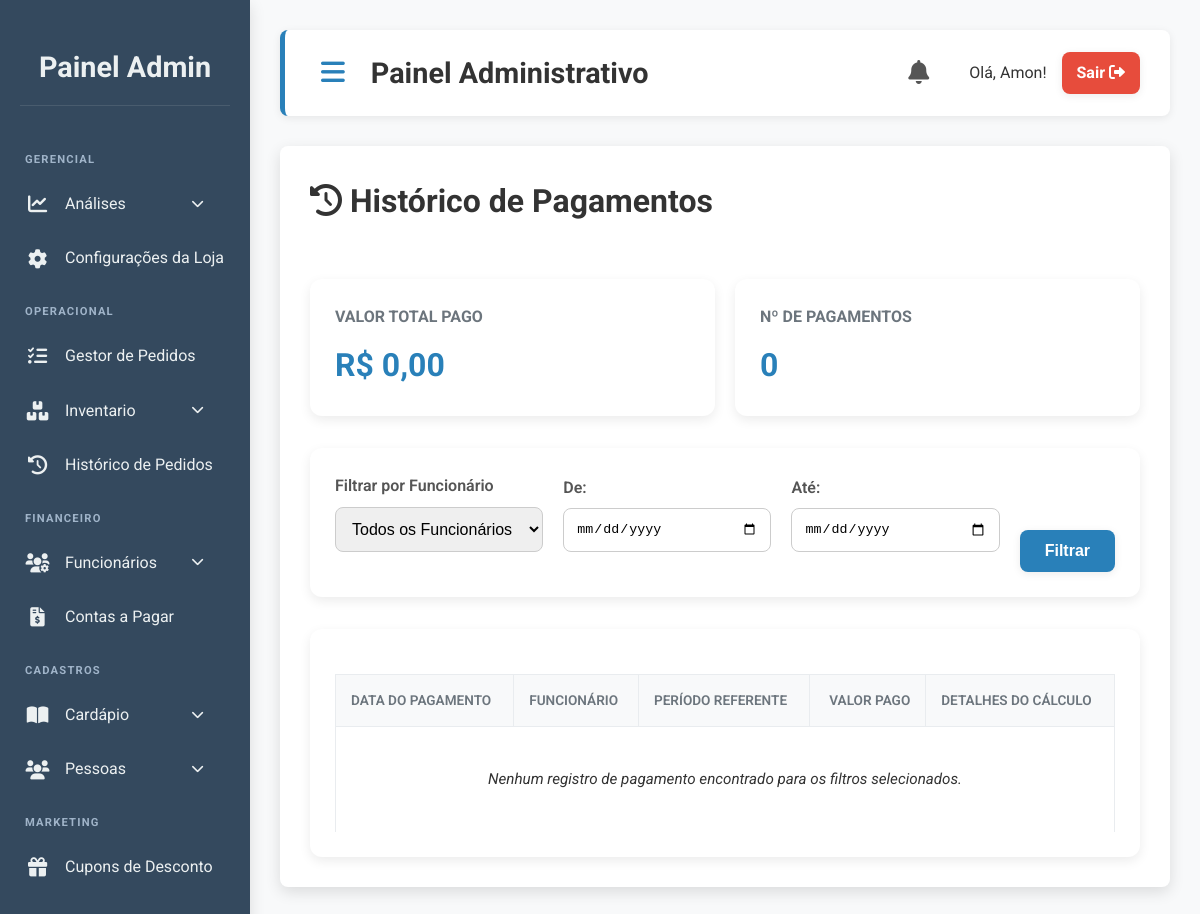
Page /admin/financeiro/historico_pagamentos.php (signed in) on the earlier database version.
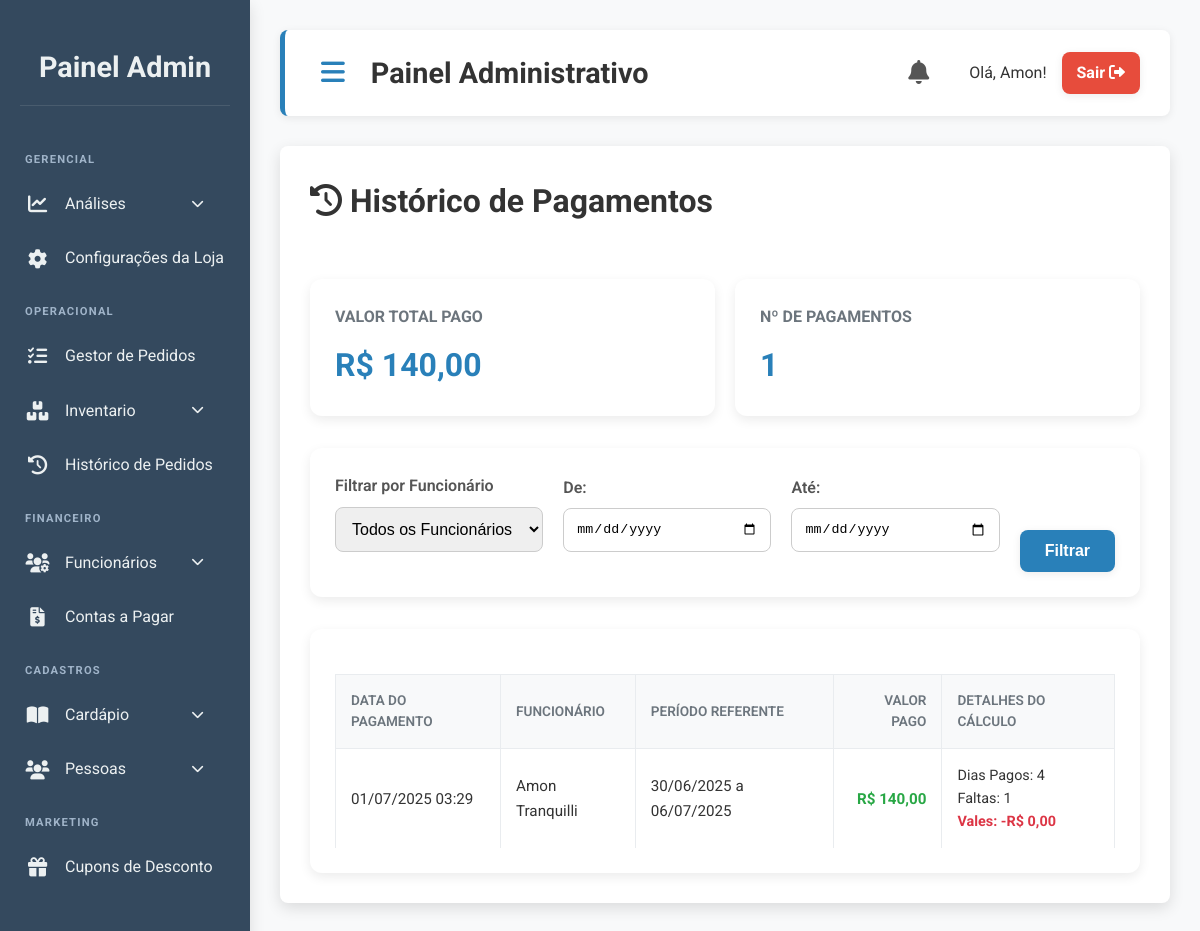
Same page on the later database version.
### tables this page shows
CREATE TABLE `pagamentos_funcionarios` (
  `id` int(11) NOT NULL,
  `id_funcionario` int(11) NOT NULL,
  `valor_pago` decimal(10,2) NOT NULL,
  `periodo_inicio` date NOT NULL,
  `periodo_fim` date NOT NULL,
  `dias_trabalhados` int(11) NOT NULL,
  `faltas_descontadas` int(11) NOT NULL,
  `data_pagamento` timestamp NOT NULL DEFAULT current_timestamp()
);

CREATE TABLE `funcionarios` (
  `id` int(11) NOT NULL,
  `nome` varchar(255) NOT NULL,
  `cargo` varchar(100) DEFAULT NULL,
  `valor_diaria` decimal(10,2) NOT NULL DEFAULT 0.00,
  `periodo_pagamento` enum('semanal','quinzenal','mensal') NOT NULL DEFAULT 'semanal',
  `data_admissao` date NOT NULL,
  `ativo` tinyint(1) NOT NULL DEFAULT 1,
  `data_criacao` timestamp NOT NULL DEFAULT current_timestamp()
);

### admin/financeiro/historico_pagamentos.php (the view, shortened to what this page needs)
<?php
require_once '../../includes/conexao.php';
$filtro_data_inicio = $_GET['data_inicio'] ?? '';
$filtro_data_fim = $_GET['data_fim'] ?? '';
$sql = "SELECT
            p.*,
            f.nome as nome_funcionario,
            (SELECT SUM(v.valor) FROM vales_funcionarios v WHERE v.id_pagamento_descontado = p.id) as total_vales_descontados
        FROM
            pagamentos_funcionarios p
        JOIN
            funcionarios f ON p.id_funcionario = f.id";
$sql .= " ORDER BY p.data_pagamento DESC";
$stmt = $conn->prepare($sql);
$stmt->execute();
$result = $stmt->get_result();
$pagamentos = $result->fetch_all(MYSQLI_ASSOC);
$total_pago_periodo = 0;
foreach ($pagamentos as $pagamento) {
    $total_pago_periodo += $pagamento['valor_pago'];
}
$numero_de_pagamentos = count($pagamentos);
?>
<div class="page-header">
    <h1><i class="fas fa-history"></i> Histórico de Pagamentos</h1>
</div>
<div class="stats-grid">
    <div class="stat-card">
        <h3>Valor Total Pago</h3>
        <p>R$ <?= number_format($total_pago_periodo, 2, ',', '.') ?></p>
    </div>
    <div class="stat-card">
        <h3>Nº de Pagamentos</h3>
        <p><?= $numero_de_pagamentos ?></p>
    </div>
</div>
<div class="filter-container">
    <form method="GET" action="historico_pagamentos.php" class="filter-form">
        <div class="form-group">
            <label for="funcionario_id">Filtrar por Funcionário</label>
            <select id="funcionario_id" name="funcionario_id">
                <option value="">Todos os Funcionários</option>
            </select>
        </div>
        <div class="form-group">
            <label for="data_inicio">De:</label>
            <input type="date" id="data_inicio" name="data_inicio" value="<?= htmlspecialchars($filtro_data_inicio) ?>">
        </div>
        <div class="form-group">
            <label for="data_fim">Até:</label>
            <input type="date" id="data_fim" name="data_fim" value="<?= htmlspecialchars($filtro_data_fim) ?>">
        </div>
        <button type="submit" class="btn btn-primary">Filtrar</button>
    </form>
</div>
<div class="table-container">
    <table class="styled-table">
        <thead>
            <tr>
                <th>Data do Pagamento</th>
                <th>Funcionário</th>
                <th>Período Referente</th>
                <th style="text-align: right;">Valor Pago</th>
                <th>Detalhes do Cálculo</th>
            </tr>
        </thead>
        <tbody>
            <?php if (!empty($pagamentos)): ?>
                <?php foreach ($pagamentos as $pagamento): ?>
                    <tr>
                        <td><?= date('d/m/Y H:i', strtotime($pagamento['data_pagamento'])) ?></td>
                        <td><?= htmlspecialchars($pagamento['nome_funcionario']) ?></td>
                        <td><?= date('d/m/Y', strtotime($pagamento['periodo_inicio'])) ?> a <?= date('d/m/Y', strtotime($pagamento['periodo_fim'])) ?></td>
                        <td style="text-align: right; font-weight: bold; color: #28a745;">R$ <?= number_format($pagamento['valor_pago'], 2, ',', '.') ?></td>
                        <td class="details-cell">
                            Dias Pagos: <?= $pagamento['dias_trabalhados'] ?><br>
                            Faltas: <?= $pagamento['faltas_descontadas'] ?><br>
                            <strong style="color: #dc3545;">Vales: -R$ <?= number_format($pagamento['total_vales_descontados'] ?? 0, 2, ',', '.') ?></strong>
                        </td>
                    </tr>
                <?php endforeach; ?>
            <?php else: ?>
                <tr>
                    <td colspan="5" style="text-align: center; padding: 40px; font-style: italic;">Nenhum registro de pagamento encontrado para os filtros selecionados.</td>
                </tr>
            <?php endif; ?>
        </tbody>
    </table>
</div>
<?php
include '../template_admin.php';
?>

Differences in the rows shown:
added pagamentos_funcionarios: data_pagamento "01/07/2025 03:29", id_funcionario.nome "Amon Tranquilli", periodo_inicio "30/06/2025", periodo_fim "06/07/2025", valor_pago "140,00", dias_trabalhados "4", faltas_descontadas "1", total_vales_descontados "0,00"
Other differences:
$total_pago_periodo: "0,00" → "140,00"
$numero_de_pagamentos: "0" → "1"
text no longer shown: "Nenhum registro de pagamento encontrado para os filtros selecionados."
